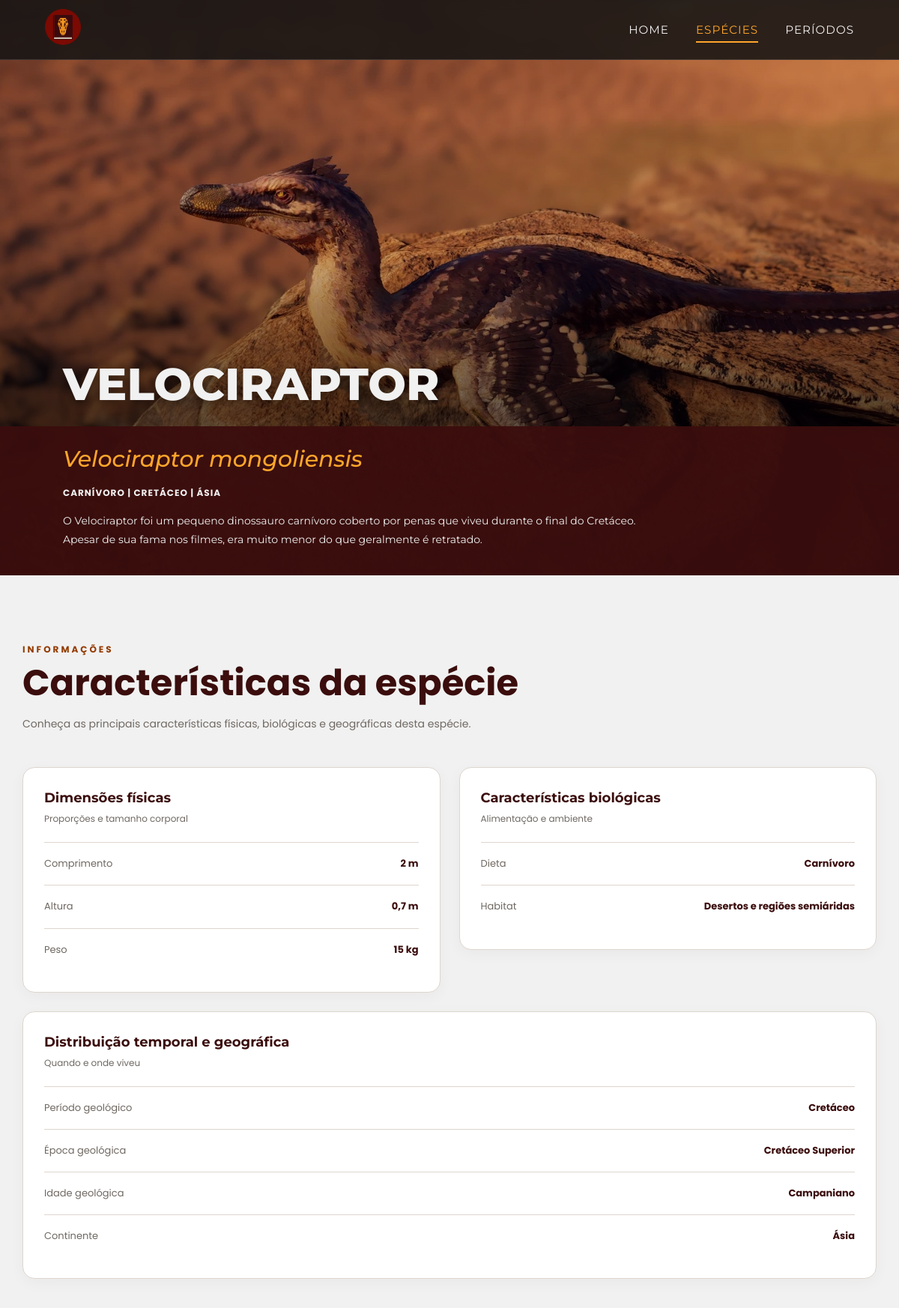
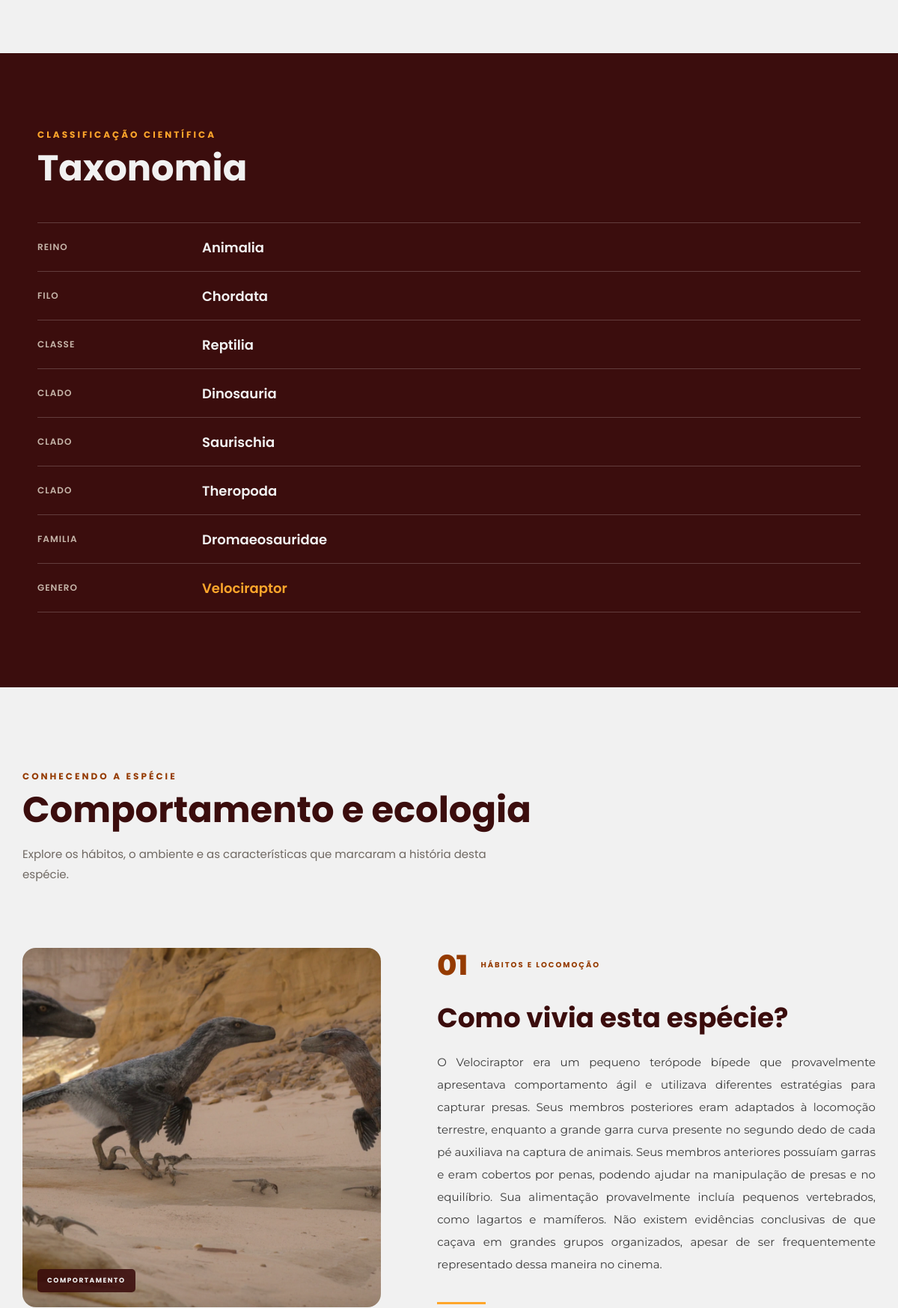
Screenshot of /index.php?page=species_info&slug=velociraptor (upper part) with the database file from the repository (2 pictures, top to bottom).
### tables this page shows
CREATE TABLE `species` (
  `id` int(11) NOT NULL,
  `taxon_id` int(11) DEFAULT NULL,
  `scientific_name` varchar(150) DEFAULT NULL,
  `name` varchar(150) DEFAULT NULL,
  `slug` varchar(150) DEFAULT NULL,
  `summary` text DEFAULT NULL,
  `diet` enum('carnívoro','herbívoro','onívoro','piscívoro','insetívoro') DEFAULT NULL,
  `length` decimal(6,2) DEFAULT NULL,
  `height` decimal(6,2) DEFAULT NULL,
  `weight` int(11) DEFAULT NULL,
  `behavior` text DEFAULT NULL,
  `ecology` text DEFAULT NULL,
  `curiosities` text DEFAULT NULL,
  `discovery_year` int(11) DEFAULT NULL,
  `discovery_local` varchar(150) DEFAULT NULL,
  `formation` varchar(150) DEFAULT NULL,
  `discovered_by` varchar(150) DEFAULT NULL,
  `habitat` varchar(150) DEFAULT NULL,
  `region` varchar(150) DEFAULT NULL,
  `biome` varchar(150) DEFAULT NULL,
  `climate` varchar(150) DEFAULT NULL,
  `continent` varchar(150) DEFAULT NULL,
  `image_id` int(11) DEFAULT NULL,
  `geotime_id` int(11) DEFAULT NULL
);

CREATE TABLE `images` (
  `id` int(11) NOT NULL,
  `_path` varchar(255) DEFAULT NULL,
  `legenda` text DEFAULT NULL
);

CREATE TABLE `tax` (
  `id` int(11) NOT NULL,
  `name` varchar(150) NOT NULL,
  `slug` varchar(150) DEFAULT NULL,
  `rank` enum('reino','filo','classe','ordem','familia','genero','clado') NOT NULL,
  `parent_id` int(11) DEFAULT NULL,
  `descricao` text DEFAULT NULL
);

### pages/specie_info.php (the view, shortened to what this page needs)
<?php
require_once __DIR__ . '/../config/database.php';
$stmt = $conn->prepare("
    SELECT
        species.*,
        geo_time.name AS period_name,
        geo_time.type AS period_type,
        principal_file._path AS image_path,
        principal_file.legenda AS image_legend,
        COALESCE(
            behavior_file._path,
            principal_file._path
        ) AS behavior_image_path,
        COALESCE(
            ecology_file._path,
            principal_file._path
        ) AS ecology_image_path,
        COALESCE(
            curiosities_file._path,
            principal_file._path
        ) AS curiosities_image_path,
        COALESCE(
            discovery_file._path,
            principal_file._path
        ) AS discovery_image_path
    FROM species
    LEFT JOIN geo_time
        ON species.geotime_id = geo_time.id
    LEFT JOIN species_images AS principal_relation
        ON principal_relation.species_id = species.id
        AND principal_relation.purpose = 'principal'
    LEFT JOIN images AS principal_file
        ON principal_file.id = COALESCE(
            principal_relation.image_id,
            species.image_id
        )
    LEFT JOIN species_images AS behavior_relation
        ON behavior_relation.species_id = species.id
        AND behavior_relation.purpose = 'behavior'
    LEFT JOIN images AS behavior_file
        ON behavior_file.id = behavior_relation.image_id
    LEFT JOIN species_images AS ecology_relation
        ON ecology_relation.species_id = species.id
        AND ecology_relation.purpose = 'ecology'
    LEFT JOIN images AS ecology_file
        ON ecology_file.id = ecology_relation.image_id
    LEFT JOIN species_images AS curiosities_relation
        ON curiosities_relation.species_id = species.id
        AND curiosities_relation.purpose = 'curiosities'
    LEFT JOIN images AS curiosities_file
        ON curiosities_file.id = curiosities_relation.image_id
    LEFT JOIN species_images AS discovery_relation
        ON discovery_relation.species_id = species.id
        AND discovery_relation.purpose = 'discovery'
    LEFT JOIN images AS discovery_file
        ON discovery_file.id = discovery_relation.image_id
    WHERE species.slug = :slug
    LIMIT 1
");
$stmt->execute([':slug' => $slug]);
$species = $stmt->fetch(PDO::FETCH_ASSOC);
function formatValue($value)
{
    return htmlspecialchars((string) $value, ENT_QUOTES, 'UTF-8');
}
function formatNumber($value, $unit = '')
{
    $number = number_format((float) $value, 2, ',', '.');
    $number = rtrim(rtrim($number, '0'), ',');
    return $number . ($unit !== '' ? ' ' . $unit : '');
}
function getDietName($diet)
{
    $diets = [
        'carnívoro' => 'Carnívoro',
        'herbívoro' => 'Herbívoro',
        'onívoro' => 'Onívoro',
        'piscívoro' => 'Piscívoro',
        'insetívoro' => 'Insetívoro'
    ];
    return $diets[$diet] ?? $diet;
}
$geologicalTime = [];
$geotimeId = $species['geotime_id'] ?? null;
while ($geotimeId) {
    $timeStmt = $conn->prepare("
        SELECT id, name, type, parent_id
        FROM geo_time
        WHERE id = :id
        LIMIT 1
    ");
    $timeStmt->execute([':id' => $geotimeId]);
    $time = $timeStmt->fetch(PDO::FETCH_ASSOC);
    $geologicalTime[] = $time;
    $geotimeId = $time['parent_id'];
}
$geologicalTime = array_reverse($geologicalTime);
$geologicalTimeByType = [];
foreach ($geologicalTime as $time) {
    $geologicalTimeByType[$time['type']] = $time['name'];
}
$taxonomy = [];
if (!empty($species['taxon_id'])) {
    $taxonId = $species['taxon_id'];
    while ($taxonId) {
        $taxonStmt = $conn->prepare("
            SELECT id, parent_id, name, rank
            FROM tax
            WHERE id = :id
            LIMIT 1
        ");
        $taxonStmt->execute([':id' => $taxonId]);
        $taxon = $taxonStmt->fetch(PDO::FETCH_ASSOC);
        $taxonomy[] = $taxon;
        $taxonId = $taxon['parent_id'];
    }
    $taxonomy = array_reverse($taxonomy);
}
?>
<main class="species-page">
    <section class="species-hero">
        <div class="species-hero-banner">
            <?php if (!empty($species['image_path'])) { ?>
                <img
                    src="<?= formatValue($species['image_path']); ?>"
                    alt="<?= formatValue($species['name']); ?>"
                >
            <?php } ?>
            <div class="species-hero-title">
                <h1>
                    <?= mb_strtoupper(formatValue($species['name']), 'UTF-8'); ?>
                </h1>
            </div>
            <div class="species-hero-info">
                <h2>
                    <?= formatValue($species['scientific_name']); ?>
                </h2>
                <h4>
                    <?= mb_strtoupper(formatValue(getDietName($species['diet'])), 'UTF-8'); ?>
                    |
                    <?= mb_strtoupper(formatValue($geologicalTimeByType['periodo'] ?? null), 'UTF-8'); ?>
                    |
                    <?= mb_strtoupper(formatValue($species['continent']), 'UTF-8'); ?>
                </h4>
                <p>
                    <?= formatValue($species['summary']); ?>
                </p>
            </div>
        </div>
    </section>
    <section class="species-basic-section">
        <div class="species-section-title">
            <span>INFORMAÇÕES</span>
            <h2>Características da espécie</h2>
            <p>
                Conheça as principais características físicas, biológicas
                e geográficas desta espécie.
            </p>
        </div>
        <div class="species-characteristics-grid">
            <div class="species-characteristics-group">
                <div class="species-characteristics-heading">
                    <div>
                        <h3>Dimensões físicas</h3>
                        <p>Proporções e tamanho corporal</p>
                    </div>
                </div>
                <div class="species-characteristics-list">
                    <div class="species-characteristics-row">
                        <span>Comprimento</span>
                        <strong>
                            <?= formatNumber($species['length'], 'm'); ?>
                        </strong>
                    </div>
                    <div class="species-characteristics-row">
                        <span>Altura</span>
                        <strong>
                            <?= formatNumber($species['height'], 'm'); ?>
                        </strong>
                    </div>
                    <div class="species-characteristics-row">
                        <span>Peso</span>
                        <strong>
                            <?= formatNumber($species['weight'], 'kg'); ?>
                        </strong>
                    </div>
                </div>
            </div>
            <div class="species-characteristics-group">
                <div class="species-characteristics-heading">
                    <div>
                        <h3>Características biológicas</h3>
                        <p>Alimentação e ambiente</p>
                    </div>
                </div>
                <div class="species-characteristics-list">
                    <div class="species-characteristics-row">
                        <span>Dieta</span>
                        <strong>
                            <?= formatValue(getDietName($species['diet'])); ?>
                        </strong>
                    </div>
                    <div class="species-characteristics-row">
                        <span>Habitat</span>
                        <strong>
                            <?= formatValue($species['habitat']); ?>
                        </strong>
                    </div>
                </div>
            </div>
            <div class="species-characteristics-group">
                <div class="species-characteristics-heading">
                    <div>
                        <h3>Distribuição temporal e geográfica</h3>
                        <p>Quando e onde viveu</p>
                    </div>
                </div>
                <div class="species-characteristics-list">
                    <div class="species-characteristics-row">
                        <span>Período geológico</span>
                        <strong>
                            <?= formatValue($geologicalTimeByType['periodo'] ?? null); ?>
                        </strong>
                    </div>
                    <div class="species-characteristics-row">
                        <span>Época geológica</span>
                        <strong>
                            <?= formatValue($geologicalTimeByType['epoca'] ?? null); ?>
                        </strong>
                    </div>
                    <div class="species-characteristics-row">
                        <span>Idade geológica</span>
                        <strong>
                            <?= formatValue($geologicalTimeByType['idade'] ?? null); ?>
                        </strong>
                    </div>
                    <div class="species-characteristics-row">
                        <span>Continente</span>
                        <strong>
                            <?= formatValue($species['continent']); ?>
                        </strong>
                    </div>
                </div>
            </div>
        </div>
    </section>
    <section class="species-dark-section species-taxonomy-section">
        <div class="species-dark-content">
            <div class="species-section-title species-section-title-dark">
                <span>CLASSIFICAÇÃO CIENTÍFICA</span>
                <h2>Taxonomia</h2>
            </div>
            <div class="taxonomy-table">
                <?php if (!empty($taxonomy)) { ?>
                    <?php foreach ($taxonomy as $taxon) { ?>
                        <div class="taxonomy-row">
                            <span class="taxonomy-rank">
                                <?= formatValue(ucfirst($taxon['rank'])); ?>
                            </span>
                            <span class="taxonomy-name">
                                <?= formatValue($taxon['name']); ?>
                            </span>
                        </div>
                    <?php } ?>
                <?php } else { ?>
                    <p class="species-empty-message">
                        Informações taxonômicas não disponíveis.
                    </p>
                <?php } ?>
            </div>
        </div>
    </section>
    <section class="species-content-section species-editorial-section">
        <div class="species-section-title">
            <span>CONHECENDO A ESPÉCIE</span>
            <h2>Comportamento e ecologia</h2>
            <p>
                Explore os hábitos, o ambiente e as características
                que marcaram a história desta espécie.
            </p>
        </div>
        <article class="editorial-block editorial-behavior">
            <div class="editorial-image editorial-behavior-image">
                <?php if (!empty($species['behavior_image_path'])) { ?>
                    <img
                        src="<?= formatValue($species['behavior_image_path']); ?>"
                        alt="Representação do comportamento de <?= formatValue($species['name']); ?>"
                        loading="lazy"
                    >
                <?php } ?>
                <span class="editorial-image-caption">
                    COMPORTAMENTO
                </span>
            </div>
            <div class="editorial-content editorial-behavior-content">
                <div class="editorial-heading">
                    <span class="editorial-number">01</span>
                    <span class="editorial-label">
                        HÁBITOS E LOCOMOÇÃO
                    </span>
                </div>
                <h3>Como vivia esta espécie?</h3>
                <p>
                    <?= formatValue($species['behavior']); ?>
                </p>
                <div class="editorial-bottom-line"></div>
            </div>
        </article>
    </section>
</main>

### assets/css/variables.css (style rules this page uses)
:root { --Preto: #000000; --Marrom-Escuro: #3B0D0D; --Marrom: #7A0F0F; --Marrom-Claro: #953B00; --Laranja: #FFA62B; --Bege: #E8D5C4; --Branco: #F1F1F1; --Cinza-Fundo: #1E1E1E; --Cinza-Card: #262626; --Cinza-Input: #141414; --Borda-Cinza: #3A3A3A; --Cinza-Claro: #94877d; --Branco-Puro: #FFFFFF; --Cinza-Texto: #6F6862; --Bege-Suave: #C5B4A8; --Bege-Borda: #DED5CE; --Borda-Marrom: #78504A; --font-primary: 'Poppins', sans-serif; --font-secondary: 'Montserrat', sans-serif; }
*, *::before, *::after { box-sizing: border-box; }
* { margin: 0; padding: 0; }
html { scroll-behavior: smooth; }
body { background: var(--Branco); font-family: var(--font-primary); overflow-x: hidden; }
img { max-width: 100%; }

### rows the page displays
species: image._path (picture), name "VELOCIRAPTOR", scientific_name "Velociraptor mongoliensis", diet "CARNÍVORO", continent "ÁSIA", summary "O Velociraptor foi um pequeno dinossauro carnívoro coberto por penas que viveu durante o final do Cretáceo. Apesar de sua fama nos filmes, era muito menor do que geralmente é retratado.", length "2 m", height "0,7 m", weight "15 kg", diet "Carnívoro", habitat "Desertos e regiões semiáridas", continent "Ásia", behavior "O Velociraptor era um pequeno terópode bípede que provavelmente apresentava comportamento ágil e utilizava diferentes estratégias para capturar presas. Seus membros posteriores eram adaptados à locomoção terrestre, enquanto a grande garra curva presente no segundo dedo de cada pé auxiliava na captura de animais. Seus membros anteriores possuíam garras e eram cobertos por penas, podendo ajudar na manipulação de presas e no equilíbrio. Sua alimentação provavelmente incluía pequenos vertebrados, como lagartos e mamíferos. Não existem evidências conclusivas de que caçava em grandes grupos organizados, apesar de ser frequentemente representado dessa maneira no cinema."
tax: rank "REINO", name "Animalia"
tax: rank "FILO", name "Chordata"
tax: rank "CLASSE", name "Reptilia"
tax: rank "CLADO", name "Dinosauria"
tax: rank "CLADO", name "Saurischia"
tax: rank "CLADO", name "Theropoda"
tax: rank "FAMILIA", name "Dromaeosauridae"
tax: rank "GENERO", name "Velociraptor"

### other values shown
formatValue($geologicalTimeByType['periodo'] ?? null) "Cretáceo"
formatValue($geologicalTimeByType['epoca'] ?? null) "Cretáceo Superior"
formatValue($geologicalTimeByType['idade'] ?? null) "Campaniano"
